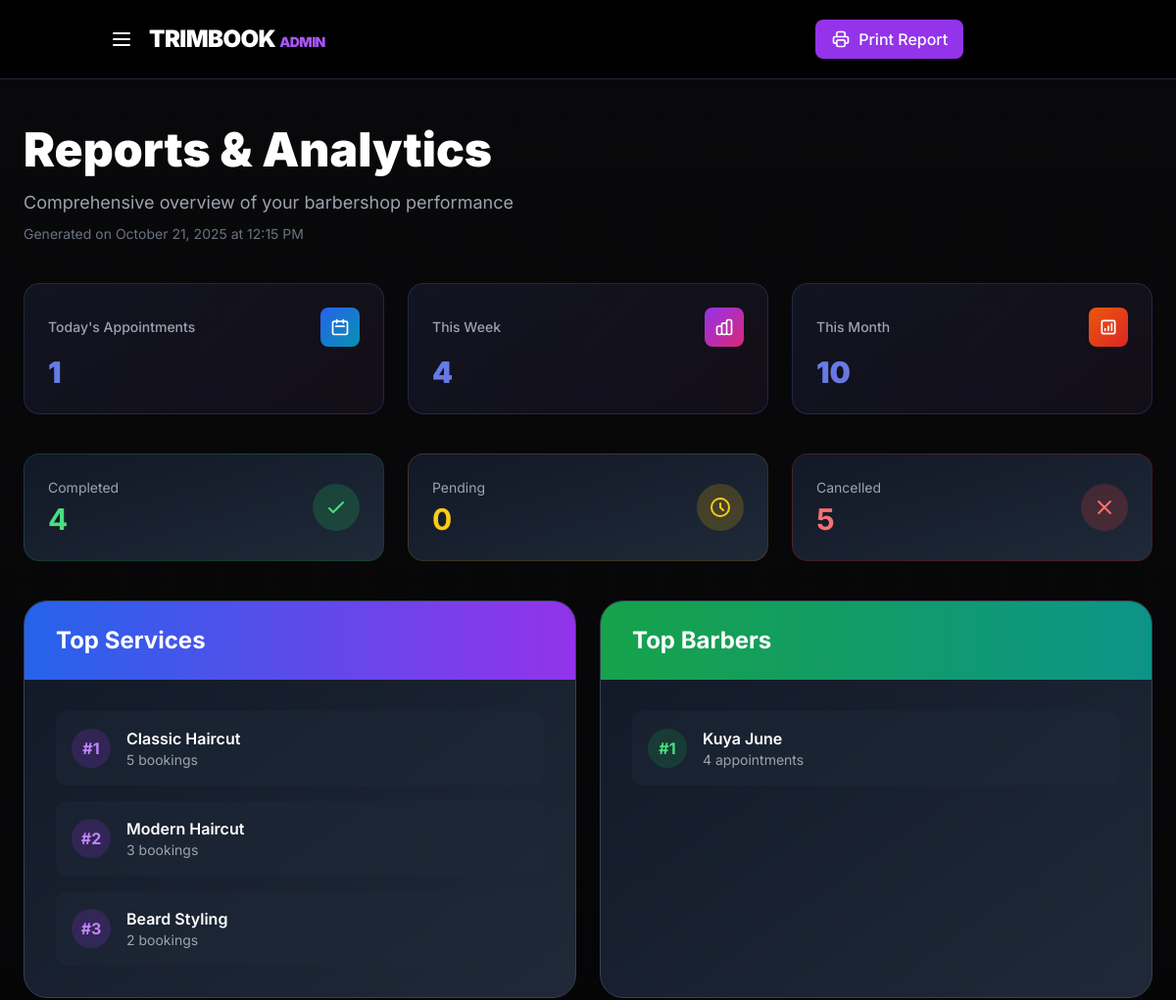
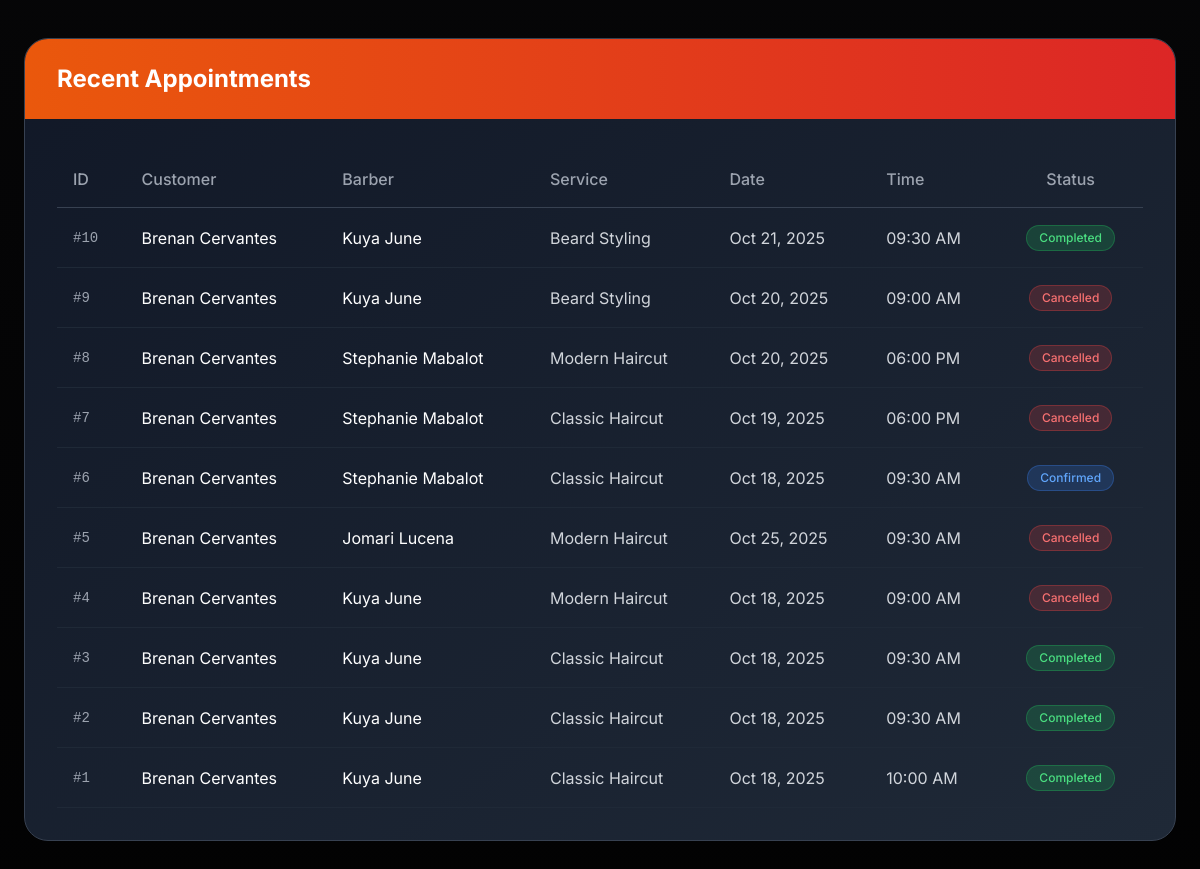
Page /dashboards/admin_reportpage.php on the committed database (2 pictures, top to bottom).
### tables this page shows
CREATE TABLE `appointments` (
  `appointment_id` int(11) NOT NULL,
  `customer_user_id` int(11) NOT NULL,
  `barber_id` int(11) NOT NULL,
  `service_id` int(11) NOT NULL,
  `appointment_date` date NOT NULL,
  `appointment_time` time NOT NULL,
  `status` enum('pending','confirmed','completed','cancelled') DEFAULT 'pending',
  `created_at` timestamp NOT NULL DEFAULT current_timestamp()
);

CREATE TABLE `users` (
  `user_id` int(11) NOT NULL,
  `first_name` varchar(50) NOT NULL,
  `last_name` varchar(50) NOT NULL,
  `email` varchar(100) NOT NULL,
  `phone_no` varchar(20) DEFAULT NULL,
  `username` varchar(50) NOT NULL,
  `password` varchar(255) NOT NULL,
  `profile_photo` varchar(255) DEFAULT NULL,
  `user_type` enum('admin','barber','customer') NOT NULL,
  `created_at` timestamp NOT NULL DEFAULT current_timestamp()
);

CREATE TABLE `services` (
  `service_id` int(11) NOT NULL,
  `service_name` varchar(100) NOT NULL,
  `description` text DEFAULT NULL,
  `price` decimal(10,2) NOT NULL
);

### dashboards/admin_reportpage.php (the view, shortened to what the rows shown need)
<?php
require_once '../includes/dbconfig.php';
$report_data = [
    'appointments_today' => 0,
    'appointments_this_week' => 0,
    'appointments_this_month' => 0,
    'completed_appointments' => 0,
    'cancelled_appointments' => 0,
    'pending_appointments' => 0,
    'top_services' => [],
    'top_barbers' => [],
    'recent_appointments' => [],
    'appointments_by_month' => []
];
$today = date('Y-m-d');
$week_start = date('Y-m-d', strtotime('monday this week'));
$month_start = date('Y-m-01');
if (isset($conn) && $conn) {
    $result = $conn->query("SELECT COUNT(*) as count FROM appointments WHERE appointment_date = '$today'");
    if ($result && $row = $result->fetch_assoc()) {
        $report_data['appointments_today'] = $row['count'];
    }
    $result = $conn->query("SELECT COUNT(*) as count FROM appointments WHERE appointment_date >= '$week_start'");
    if ($result && $row = $result->fetch_assoc()) {
        $report_data['appointments_this_week'] = $row['count'];
    }
    $result = $conn->query("SELECT COUNT(*) as count FROM appointments WHERE appointment_date >= '$month_start'");
    if ($result && $row = $result->fetch_assoc()) {
        $report_data['appointments_this_month'] = $row['count'];
    }
    $result = $conn->query("SELECT COUNT(*) as count FROM appointments WHERE status = 'completed'");
    if ($result && $row = $result->fetch_assoc()) {
        $report_data['completed_appointments'] = $row['count'];
    }
    $result = $conn->query("SELECT COUNT(*) as count FROM appointments WHERE status = 'cancelled'");
    if ($result && $row = $result->fetch_assoc()) {
        $report_data['cancelled_appointments'] = $row['count'];
    }
    $result = $conn->query("SELECT COUNT(*) as count FROM appointments WHERE status = 'pending'");
    if ($result && $row = $result->fetch_assoc()) {
        $report_data['pending_appointments'] = $row['count'];
    }
    $result = $conn->query("
        SELECT s.service_name, COUNT(*) as booking_count
        FROM appointments a
        JOIN services s ON a.service_id = s.service_id
        GROUP BY s.service_id
        ORDER BY booking_count DESC
        LIMIT 5
    ");
    if ($result) {
        while ($row = $result->fetch_assoc()) {
            $report_data['top_services'][] = $row;
        }
    }
    $result = $conn->query("
        SELECT u.first_name, u.last_name, COUNT(*) as appointment_count
        FROM appointments a
        JOIN barbers b ON a.barber_id = b.barber_id
        JOIN users u ON b.user_id = u.user_id
        WHERE a.status = 'completed'
        GROUP BY b.barber_id
        ORDER BY appointment_count DESC
        LIMIT 5
    ");
    if ($result) {
        while ($row = $result->fetch_assoc()) {
            $report_data['top_barbers'][] = $row;
        }
    }
    $result = $conn->query("
        SELECT a.appointment_id, a.appointment_date, a.appointment_time, a.status,
               u.first_name as customer_first, u.last_name as customer_last,
               ub.first_name as barber_first, ub.last_name as barber_last,
               s.service_name
        FROM appointments a
        JOIN users u ON a.customer_user_id = u.user_id
        JOIN barbers b ON a.barber_id = b.barber_id
        JOIN users ub ON b.user_id = ub.user_id
        JOIN services s ON a.service_id = s.service_id
        ORDER BY a.created_at DESC
        LIMIT 10
    ");
    if ($result) {
        while ($row = $result->fetch_assoc()) {
            $report_data['recent_appointments'][] = $row;
        }
    }
    $result = $conn->query("
        SELECT DATE_FORMAT(a.appointment_date, '%Y-%m') as month,
               COUNT(*) as appointments
        FROM appointments a
        WHERE a.appointment_date >= DATE_SUB(NOW(), INTERVAL 6 MONTH)
        GROUP BY month
        ORDER BY month DESC
    ");
    if ($result) {
        while ($row = $result->fetch_assoc()) {
            $report_data['appointments_by_month'][] = $row;
        }
    }
}
function getStatusColor($status) {
    switch($status) {
        case 'completed': return 'bg-green-500/20 text-green-400 border-green-500/30';
        case 'confirmed': return 'bg-blue-500/20 text-blue-400 border-blue-500/30';
        case 'cancelled': return 'bg-red-500/20 text-red-400 border-red-500/30';
    }
}
?>
<!DOCTYPE html>
<html lang="en">
<head>
  <script src="https://cdn.tailwindcss.com"></script>
</head>
<body class="bg-black text-white antialiased">
  <main class="min-h-screen bg-gradient-to-b from-zinc-950 to-black py-12 px-6">
    <div class="container mx-auto max-w-7xl">
      <div class="mb-10">
        <h1 class="text-4xl md:text-5xl font-black mb-4">Reports & Analytics</h1>
      </div>
      <div class="grid grid-cols-1 lg:grid-cols-2 gap-6 mb-10">
        <div class="bg-gradient-to-br from-gray-900 to-gray-800 border border-gray-700 rounded-3xl overflow-hidden">
          <div class="bg-gradient-to-r from-blue-600 to-purple-600 px-8 py-6">
            <h2 class="text-2xl font-bold">Top Services</h2>
          </div>
        </div>
        <div class="bg-gradient-to-br from-gray-900 to-gray-800 border border-gray-700 rounded-3xl overflow-hidden">
          <div class="bg-gradient-to-r from-green-600 to-teal-600 px-8 py-6">
            <h2 class="text-2xl font-bold">Top Barbers</h2>
          </div>
        </div>
      </div>
      <div class="bg-gradient-to-br from-gray-900 to-gray-800 border border-gray-700 rounded-3xl overflow-hidden">
        <div class="bg-gradient-to-r from-orange-600 to-red-600 px-8 py-6">
          <h2 class="text-2xl font-bold">Recent Appointments</h2>
        </div>
        <div class="p-8">
          <?php if (empty($report_data['recent_appointments'])): ?>
            <p class="text-gray-400">No appointments yet.</p>
          <?php else: ?>
            <div class="overflow-x-auto">
              <table class="w-full">
                <thead>
                  <tr class="border-b border-gray-700">
                    <th class="text-left py-4 px-4 text-gray-400 font-medium">ID</th>
                    <th class="text-left py-4 px-4 text-gray-400 font-medium">Customer</th>
                    <th class="text-left py-4 px-4 text-gray-400 font-medium">Barber</th>
                    <th class="text-left py-4 px-4 text-gray-400 font-medium">Service</th>
                    <th class="text-left py-4 px-4 text-gray-400 font-medium">Date</th>
                    <th class="text-left py-4 px-4 text-gray-400 font-medium">Time</th>
                    <th class="text-center py-4 px-4 text-gray-400 font-medium">Status</th>
                  </tr>
                </thead>
                <tbody>
                  <?php foreach ($report_data['recent_appointments'] as $appointment): ?>
                    <tr class="border-b border-gray-800 hover:bg-gray-800/30 transition">
                      <td class="py-4 px-4 font-mono text-sm text-gray-400">#<?= $appointment['appointment_id'] ?></td>
                      <td class="py-4 px-4"><?= htmlspecialchars($appointment['customer_first'] . ' ' . $appointment['customer_last']) ?></td>
                      <td class="py-4 px-4"><?= htmlspecialchars($appointment['barber_first'] . ' ' . $appointment['barber_last']) ?></td>
                      <td class="py-4 px-4 text-gray-300"><?= htmlspecialchars($appointment['service_name']) ?></td>
                      <td class="py-4 px-4 text-gray-300"><?= date('M d, Y', strtotime($appointment['appointment_date'])) ?></td>
                      <td class="py-4 px-4 text-gray-300"><?= date('h:i A', strtotime($appointment['appointment_time'])) ?></td>
                      <td class="py-4 px-4 text-center">
                        <span class="inline-block px-3 py-1 rounded-full text-xs font-medium border <?= getStatusColor($appointment['status']) ?>">
                          <?= ucfirst($appointment['status']) ?>
                        </span>
                      </td>
                    </tr>
                  <?php endforeach; ?>
                </tbody>
              </table>
            </div>
          <?php endif; ?>
        </div>
      </div>
    </div>
  </main>
</body>
</html>

### rows in the picture
appointments: appointment_id "10", customer_user.last_name "Brenan Cervantes", users.first_name+last_name "Kuya June", service.service_name "Beard Styling", appointment_date "Oct 21, 2025", appointment_time "09:30 AM", status "Completed"
appointments: appointment_id "9", customer_user.last_name "Brenan Cervantes", users.first_name+last_name "Kuya June", service.service_name "Beard Styling", appointment_date "Oct 20, 2025", appointment_time "09:00 AM", status "Cancelled"
appointments: appointment_id "8", customer_user.last_name "Brenan Cervantes", users.first_name+last_name "Stephanie Mabalot", service.service_name "Modern Haircut", appointment_date "Oct 20, 2025", appointment_time "06:00 PM", status "Cancelled"
appointments: appointment_id "7", customer_user.last_name "Brenan Cervantes", users.first_name+last_name "Stephanie Mabalot", service.service_name "Classic Haircut", appointment_date "Oct 19, 2025", appointment_time "06:00 PM", status "Cancelled"
appointments: appointment_id "6", customer_user.last_name "Brenan Cervantes", users.first_name+last_name "Stephanie Mabalot", service.service_name "Classic Haircut", appointment_date "Oct 18, 2025", appointment_time "09:30 AM", status "Confirmed"
appointments: appointment_id "5", customer_user.last_name "Brenan Cervantes", users.first_name+last_name "Jomari Lucena", service.service_name "Modern Haircut", appointment_date "Oct 25, 2025", appointment_time "09:30 AM", status "Cancelled"
appointments: appointment_id "4", customer_user.last_name "Brenan Cervantes", users.first_name+last_name "Kuya June", service.service_name "Modern Haircut", appointment_date "Oct 18, 2025", appointment_time "09:00 AM", status "Cancelled"
appointments: appointment_id "3", customer_user.last_name "Brenan Cervantes", users.first_name+last_name "Kuya June", service.service_name "Classic Haircut", appointment_date "Oct 18, 2025", appointment_time "09:30 AM", status "Completed"
appointments: appointment_id "2", customer_user.last_name "Brenan Cervantes", users.first_name+last_name "Kuya June", service.service_name "Classic Haircut", appointment_date "Oct 18, 2025", appointment_time "09:30 AM", status "Completed"
appointments: appointment_id "1", customer_user.last_name "Brenan Cervantes", users.first_name+last_name "Kuya June", service.service_name "Classic Haircut", appointment_date "Oct 18, 2025", appointment_time "10:00 AM", status "Completed"

### other values in the picture
$report_data['appointments_today'] "1"
$report_data['appointments_this_week'] "4"
$report_data['appointments_this_month'] "10"
$report_data['completed_appointments'] "4"
$report_data['pending_appointments'] "0"
$report_data['cancelled_appointments'] "5"
$service['service_name'] "Classic Haircut"
$service['booking_count'] "5"
$service['service_name'] "Modern Haircut"
$service['booking_count'] "3"
$service['service_name'] "Beard Styling"
$service['booking_count'] "2"
$barber['first_name'] . ' ' . $barber['last_name'] "Kuya June"
$barber['appointment_count'] "4"
